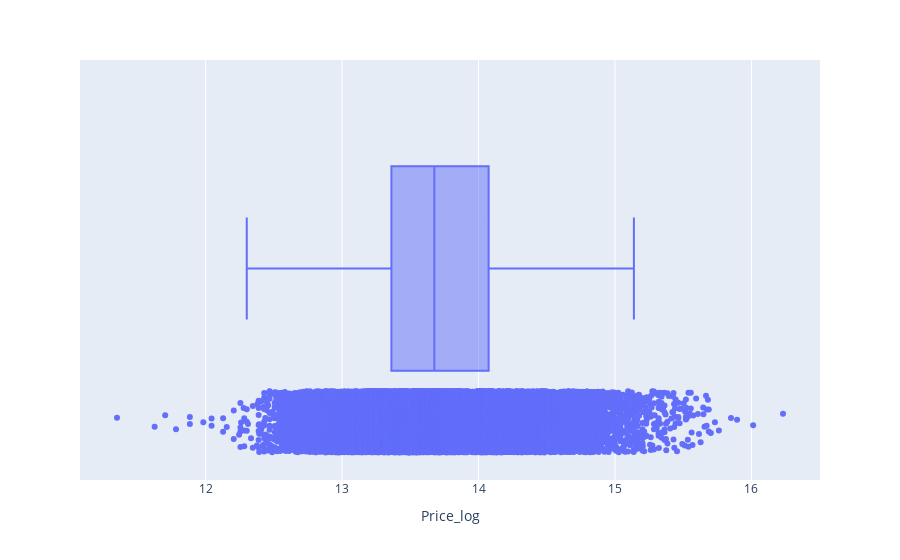

Notebook cell for this chart:
### Code cell
import numpy as np
df['Price_log']=np.log(df['Price'])
import plotly.express as px

fig = px.box(df, x="Price_log", points="all")
fig.show()

### Figure 1 — Plotly figure (JSON) as saved in the notebook; plotly's stock layout.template omitted (floating-point values rounded to 4 significant figures; data arrays with more than 128 entries replaced by an {"elided": "..."} marker saying what was removed)
{"data": [{"alignmentgroup": "True", "boxpoints": "all", "hovertemplate": "Price_log=%{x}<extra></extra>", "legendgroup": "", "marker": {"color": "#636efa"}, "name": "", "notched": false, "offsetgroup": "", "orientation": "h", "showlegend": false, "type": "box", "x": {"elided": "34814 float values"}, "x0": " ", "xaxis": "x", "y0": " ", "yaxis": "y"}], "layout": {"boxmode": "group", "legend": {"tracegroupgap": 0}, "margin": {"t": 60}, "xaxis": {"anchor": "y", "domain": [0, 1], "title": {"text": "Price_log"}}, "yaxis": {"anchor": "x", "domain": [0, 1]}}}
